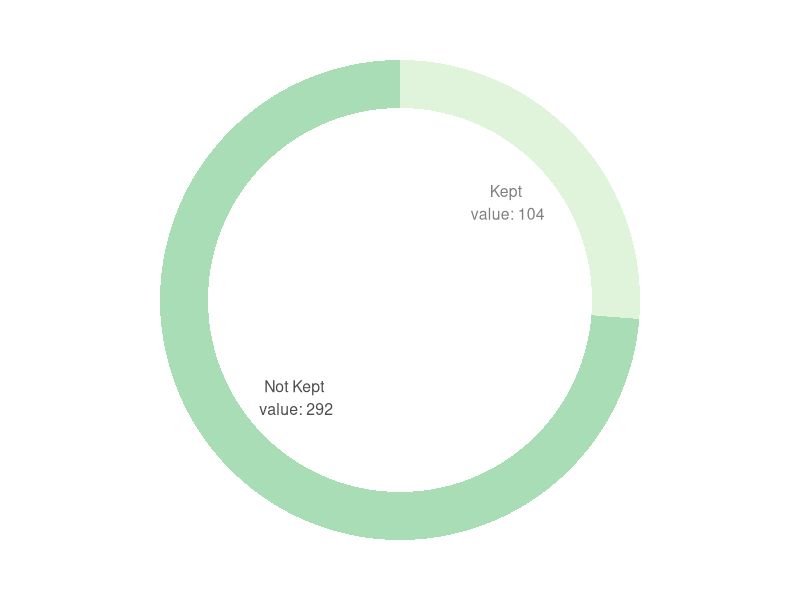

Write R code to recreate this figure.
## ---- chunk 1
#| echo: false
Patients <- 396
kept <- 104
not_kept <- (Patients - kept)

#make a pie chart using code from https://r-graph-gallery.com/128-ring-or-donut-plot.html

data<-data.frame(Group = c("Kept", "Not Kept"), count = c(kept, not_kept))
#compute percentages
data$percentage<- 100*(data$count/sum(data$count))
#compute the cumulative percentages (top of each rectange)

data$ymax = cumsum(data$percentage)

#compute the bottom of each rectange, uses the top value from the row above. 

data$ymin = c(0, head(data$ymax, n = -1))

# Compute label position, put in the middle of each bar
data$labelPosition <- (data$ymax + data$ymin) / 2

# Compute a good label
data$label <- paste0(data$Group, "\n value: ", data$count)


library(ggplot2)
ggplot(data, aes(ymax=ymax, ymin=ymin, xmax=4, xmin=3, fill=Group)) +
  geom_rect() +
  geom_text( x=2, aes(y=labelPosition, label=label, color=Group), size=4) + # x here controls label position (inner / outer)
  scale_fill_brewer(palette=4) +
  scale_color_grey(start=.5, end = .3) +
  coord_polar(theta="y") +
  xlim(c(-1, 4)) +
  theme_void() +
  theme(legend.position = "none")


## ---- chunk 2
#| echo: false
#| warning: false
#| message: false


library(kableExtra)
library(tidyr)
library(knitr)
library(dplyr)

N <- 396
#of the 396 patients identified w/ the inclusion critieria, 104 had follow-up LBTs.
n <- 104

#patients that took a 4 week herbal treatment course
nherbal <- 37
nherbal_remission <- 17
nherbal_percent <- (round(nherbal_remission/nherbal,4)*100)

#patients that took a 4 week 1200mg course of rifaximin

nrifaximin <- 67
nrifax_remission <- 23
nrifax_percent<- (round(nrifax_remission/nrifaximin, 4)*100)


remission_rates<- data.frame(Treatment = c("Rifaximin", "Herbal"), n = c(nrifaximin, nherbal), Remission = c(nrifax_remission, nherbal_remission), 
                             Percentage_Responders = c(nrifax_percent, nherbal_percent))

remission_rates$No_Response <- c((nrifaximin- nrifax_remission), (nherbal- nherbal_remission))

remission_rates<- remission_rates |>
  select(Treatment,Remission, No_Response, n, Percentage_Responders)

remission_rates2 <- remission_rates|>
  select(Treatment,Remission, No_Response, Percentage_Responders)

remission_rates2|>
  kable(format = "html", caption = "Remission Rates for Sibo Treatments")


## ---- chunk 3
#| echo: false
row_labels <- c("Rifaximin", "Herbal")
col_labels <- c("Remission", "Non-Responder")

tab <- matrix(c(nrifax_remission, nherbal_remission,
                (nrifaximin - nrifax_remission),(nherbal - nherbal_remission)),
              dimnames = list(row_labels, col_labels), nrow= 2)



# Chi-square test of independence
chi_res <-chisq.test(tab, correct = F)
chi_res

  
